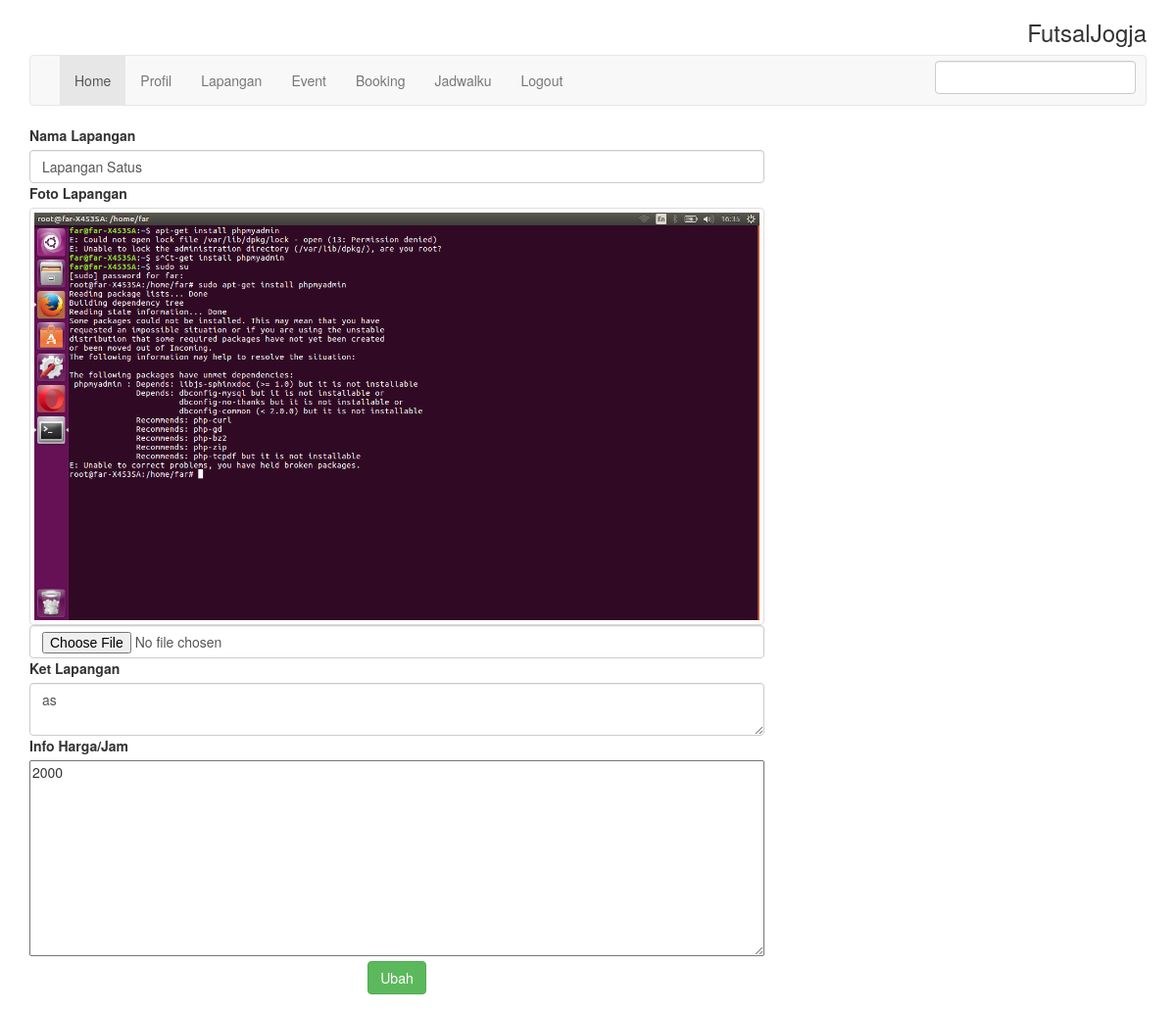
The app's page /index.php?p=lapangan&act=edit&id=4 (signed in) with its own data.
### tables this page shows
CREATE TABLE `data_lapangan` (
  `id_lapangan` int(11) NOT NULL,
  `kd_lapangan` varchar(11) DEFAULT NULL,
  `id_owner` int(11) DEFAULT NULL,
  `nama_lapangan` varchar(200) DEFAULT NULL,
  `foto_lapangan` varchar(50) DEFAULT NULL,
  `ket_lapangan` text,
  `info_harga` text
);

### includes/lapangan/edit.php (the view, shortened to what this page needs)
<?php
$id = $_GET['id'];
$query = mysqli_query($conn,"select * from data_lapangan where id_lapangan='$id'");
$f = mysqli_fetch_object($query);
 ?>
<div class="row">
	<div class="col-lg-8" >
	<form action="system/ubah-lapangan.php?id=<?php echo $f->id_lapangan; ?>" method="post" enctype="multipart/form-data">
	<label>Nama Lapangan</label>
		<input type="text" name="name" class="form-control" required value="<?php echo $f->nama_lapangan; ?>">
	<label>Foto Lapangan</label>
	<img src="<?php echo "uploads/".$f->foto_lapangan; ?>" class="img img-thumbnail">
		<input type="file"  name="foto" class="form-control"  ">
	<label>Ket Lapangan</label>
		<textarea class="form-control textarea" required name="info"><?php echo $f->ket_lapangan; ?></textarea>
	<label>Info Harga/Jam</label>
    <textarea class="textarea" name="harga" placeholder="Enter text ..." style="width: 100%; height: 200px; font-size: 14px; line-height: 18px;"><?php echo $f->info_harga; ?></textarea>
<center>
	<button type="submit" class="btn btn-success" style="margin: 5px;">Ubah</button>
</center>	</form>
	</div>
</div>

### records on screen
data_lapangan: name "Lapangan Satus", foto_lapangan (picture), info "as", harga "2000"
